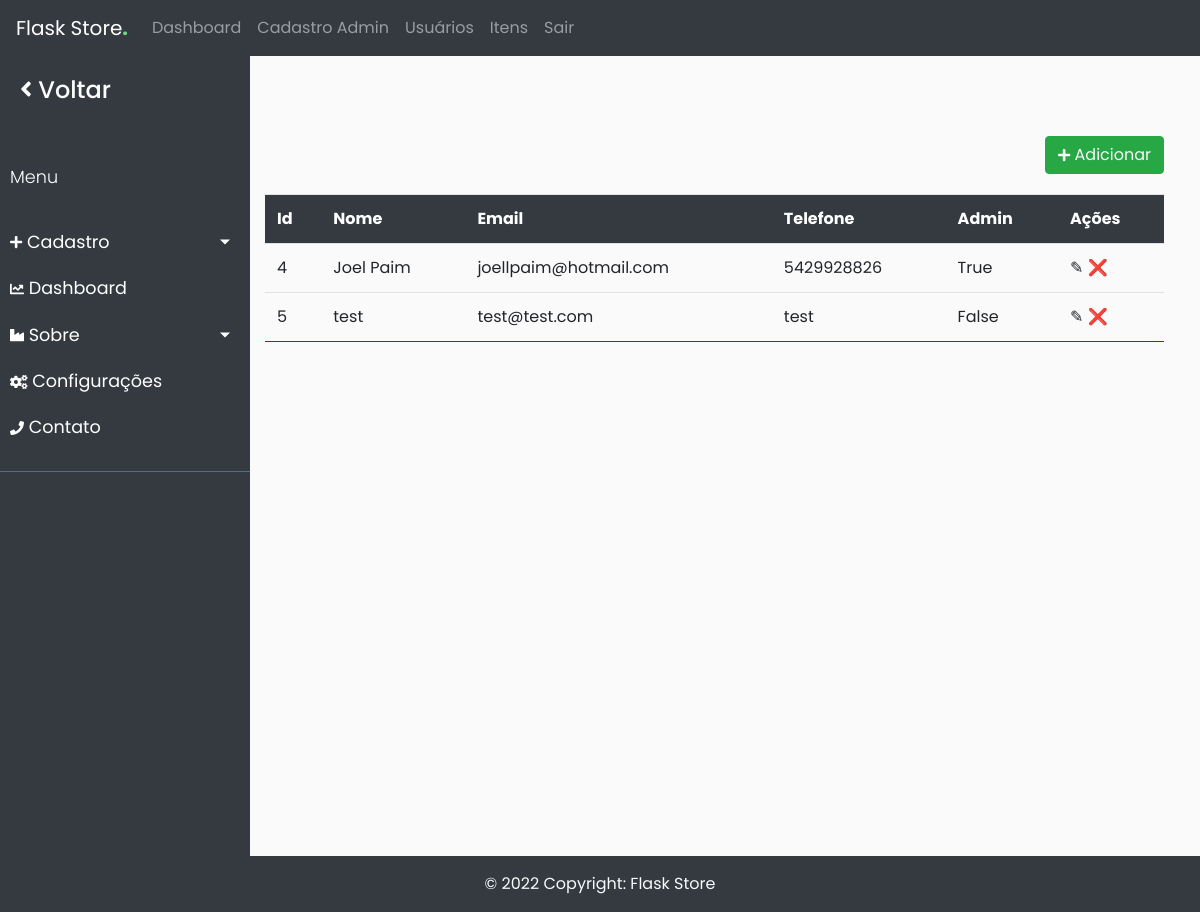
Screenshot of /admin/users (signed in) with the database file from the repository.
### app/db_models.py (models this page shows, shortened)
class User(UserMixin, db.Model):
	__tablename__ = "users"
	id = db.Column(db.Integer, primary_key=True)
	name = db.Column(db.Text, nullable=False)
	email = db.Column(db.String(50), nullable=False)
	phone = db.Column(db.String(50), nullable=False)
	password = db.Column(db.String(250), nullable=False)
	admin = db.Column(db.Boolean, nullable=True, default=False)
	email_confirmed = db.Column(db.Boolean, nullable=True, default=False)
	cart = db.relationship('Cart', backref='buyer')
	orders = db.relationship("Order", backref='customer')

### app/funcs.py (the view)
	def wrapper(*args, **kwargs):
		if current_user.is_authenticated and current_user.admin == 1:
			return func(*args, **kwargs)
		else:
			return "Você não está autorizado a acessar esta URL."

### app/__init__.py (called while the page is built)
@app.context_processor
def inject_now():
	return {'now': datetime.utcnow()}

@login_manager.user_loader
def load_user(user_id):
	return User.query.get(user_id)

### app/admin/routes.py (called while the page is built)
@admin.route('/users')
@admin_only
def users():
    users = User.query.all()
    return render_template("admin/users.html", users=users)

### app/funcs.py (called while the page is built)
def admin_only(func):
	def wrapper(*args, **kwargs):
		if current_user.is_authenticated and current_user.admin == 1:
			return func(*args, **kwargs)
		else:
			return "Você não está autorizado a acessar esta URL."
	wrapper.__name__ = func.__name__
	return wrapper

### app/admin/templates/admin/users.html (shortened to what this page needs)
{% extends "admin/base.html" %}
{% block content %}
    {% if not users %}
		<div class="add-new btn-success btn">
			<a href="{{ url_for('admin.adminregister') }}" class="text-light">
				<i class='fa fa-plus' style='font-size:14px'>
				</i> Adicionar</a>
		</div>
		<div class="flash-error">Não há clientes cadastrados.</div>
	{% else %}
    <div class="add-new btn-success btn">
        <a href="{{ url_for('admin.adminregister') }}" class="text-light">
			<i class='fa fa-plus' style='font-size:14px'>
			</i> Adicionar</a>
    </div>
	<div class="table-responsive">
    <table class="table">
		<tbody class="table-hover">
        <tr>
            <th scope="col">Id</th>
            <th scope="col">Nome</th>
			<th scope="col">Email</th>
			<th scope="col">Telefone</th>
			<th scope="col">Admin</th>
			<th scope="col">Ações</th>
        </tr>
    {% for user in users %}
        <tr>
            <td scope="row">{{ user.id }}</td>
            <td>{{ user.name }}</td>
			<td>{{ user.email }}</td>
			<td>{{ user.phone }}</td>
			<td>{{ user.admin }}</td>
			<td>
                <a href="{{ url_for('admin.edit', type='user', id=user.id) }}">&#9998;</a>
				<a href="{{ url_for('admin.delete', type='user', id=user.id) }}">&#10060;</a>
			</td>
        </tr>
    {% endfor %}
	</tbody>
    </table>
	</div>
	{% endif %}
{% endblock %}

### app/admin/static/styles.css (style rules this page uses)
table { margin: 0 auto; }
table th { color: white; background-color: #343a40; padding: 15px; }
table tr { border-bottom:1px solid #0046C2; }
table td, th { padding:5px 30px; }
.add-new { margin-left:65vw; margin-bottom:20px; }

### app/admin/static/sidebar.css (style rules this page uses)
body { font-family: 'Poppins', sans-serif; background: #fafafa; }
a, a:hover, a:focus { color: inherit; text-decoration: none; transition: all 0.3s; }

### rows the page displays
User: id "4", name "Joel Paim", email "joellpaim@hotmail.com", phone "5429928826", admin "True"
User: id "5", name "test", email "test@test.com", phone "test", admin "False"
